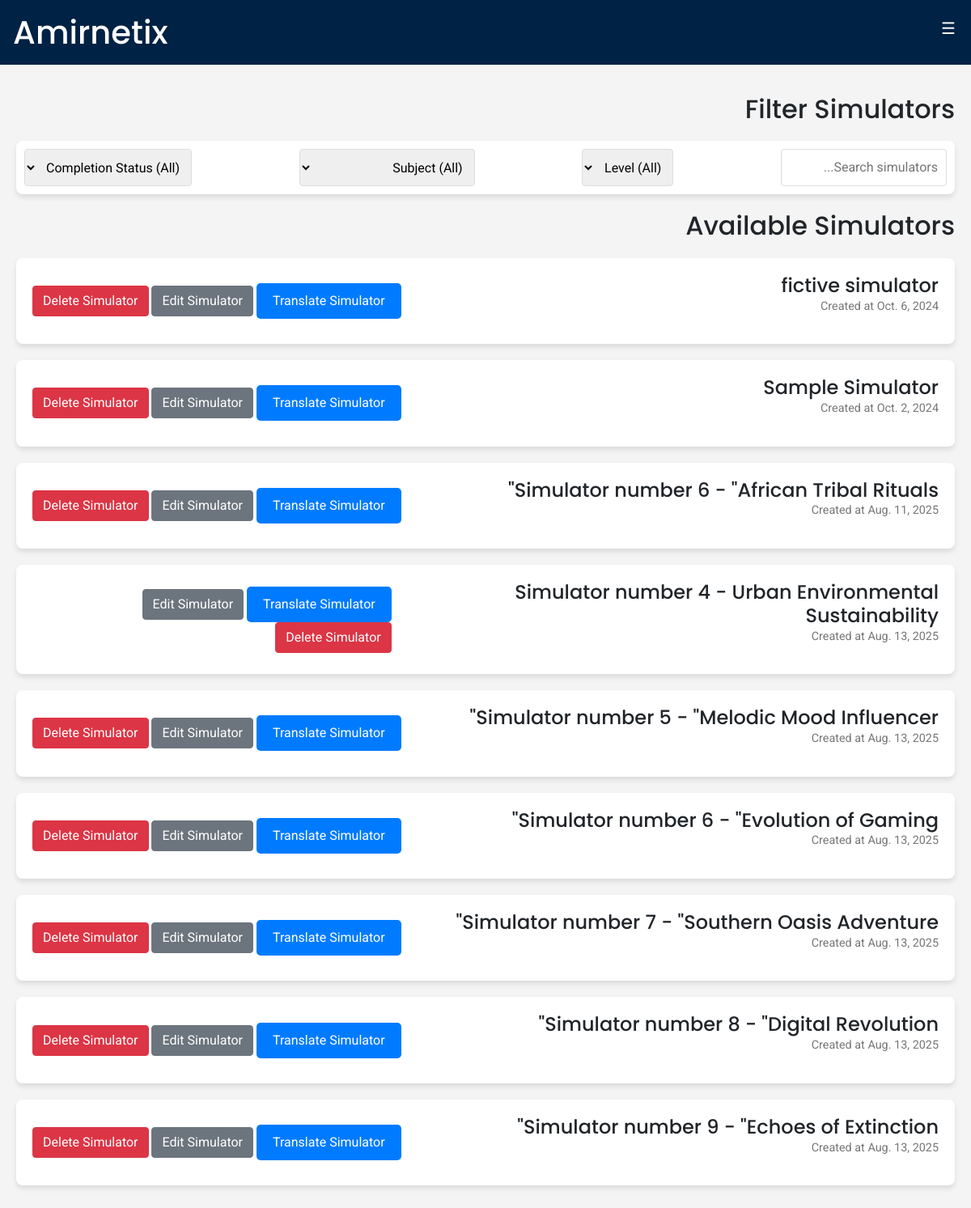
The page /Management/ on the database its author committed.
### Simulator/models.py (models this page shows, shortened)
class Simulator(models.Model):
    name = models.CharField(max_length=100)
    description = models.TextField(blank=True, null=True)
    level = models.IntegerField(choices=SimulatorLevel.choices, default=SimulatorLevel.MIX)
    create_date = models.DateField(auto_now_add=True)

### Management/views.py (the view)
# urls.py: path("", views.index,name='analysis'),
def index(request):
    try:
        simulators = Simulator.objects.all()
        return render(request,'Management/index.html',{
            'simulators' : simulators
        })
    except:
        return render(request,'Management/index.html')

### Management/templates/Management/index.html (shortened to what this page needs)
{% extends "Management/layout.html" %}
{% block body %}
    <div class="container">
    <div class="section">
        <h2>Filter Simulators</h2>
        <div class="filter-section">
            <input type="text" id="search-bar" placeholder="Search simulators..." onkeyup="filterSimulators()">
            <select name="level" id="level-filter" onchange="filterSimulators()">
                <option value="all">Level (All)</option>
            </select>
            <select name="subject" id="subject-filter" onchange="filterSimulators()">
                <option value="all">Subject (All)</option>
            </select>
            <select name="status" id="status-filter" onchange="filterSimulators()">
                <option value="all">Completion Status (All)</option>
            </select>
        </div>
    </div>
        <h2>Available Simulators</h2>
        {% if simulators %}
        <div id="simulator-list" class="simulator-list">
            {% for simulator in simulators %}
            <div id="{{simulator.id}}" class="simulator-card" data-level="{{simulator.level}}" data-subject="mix" data-status="not-done">
                <div>
                    <h3>{{simulator.name}}</h3>
                    <p class="details">Created at {{simulator.create_date}}</p>
                </div>
                <div class="buttons">
                    <a class="btn btn-primary" href="{% url 'translate' simulator_id=simulator.id %}">Translate Simulator</a>
                    <a class="btn btn-secondary" href="{% url 'edit_test' simulator_id=simulator.id %}">Edit Simulator</a>
                    <a class="btn btn-danger" href="{% url 'delete_test' simulator_id=simulator.id %}">Delete Simulator</a>
                </div>
            </div>
            {% endfor %}
        </div>
        {% endif %}
    </div>
{% endblock %}

### Management/static/Management/styles.css (style rules this page uses)
body { font-family: 'Roboto', sans-serif; margin: 0; padding: 0; background-color: #f4f4f4; }
h1, h2, h3 { font-family: 'Poppins', sans-serif; }
.container { max-width: 1200px; margin: auto; padding: 20px; justify-content: space-between; }
.section { max-width: 1200px; margin: 16px 0; }
a { text-decoration: none; color: #333; }
.filter-section { display: flex; justify-content: space-between; margin: 20px 0; padding: 10px; background-color: #fff; border-radius: 8px; box-shadow: 0 4px 6px rgba(0, 0, 0, 0.1); }
.filter-section select, .filter-section input { padding: 10px; border-radius: 4px; border: 1px solid #ddd; }
.simulator-list { margin-top: 20px; }
.simulator-card { display: flex; justify-content: space-between; background-color: #fff; padding: 20px; border-radius: 8px; box-shadow: 0 4px 6px rgba(0, 0, 0, 0.1); margin-bottom: 20px; align-items: center; }
.simulator-card h3 { margin: 0; font-size: 1.5em; }
.simulator-card .details { font-size: 0.9em; color: #777; }
.btn-primary { background-color: #007bff; border: none; padding: 10px 20px; font-size: 1rem; border-radius: 5px; cursor: pointer; }

### rows shown on the page
Simulator: name "fictive simulator", create_date "Oct. 6, 2024"
Simulator: name "Sample Simulator", create_date "Oct. 2, 2024"
Simulator: name "Simulator number 6 - \"African Tribal Rituals\"", create_date "Aug. 11, 2025"
Simulator: name "Simulator number 4 - Urban Environmental Sustainability", create_date "Aug. 13, 2025"
Simulator: name "Simulator number 5 - \"Melodic Mood Influencer\"", create_date "Aug. 13, 2025"
Simulator: name "Simulator number 6 - \"Evolution of Gaming\"", create_date "Aug. 13, 2025"
Simulator: name "Simulator number 7 - \"Southern Oasis Adventure\"", create_date "Aug. 13, 2025"
Simulator: name "Simulator number 8 - \"Digital Revolution\"", create_date "Aug. 13, 2025"
Simulator: name "Simulator number 9 - \"Echoes of Extinction\"", create_date "Aug. 13, 2025"
